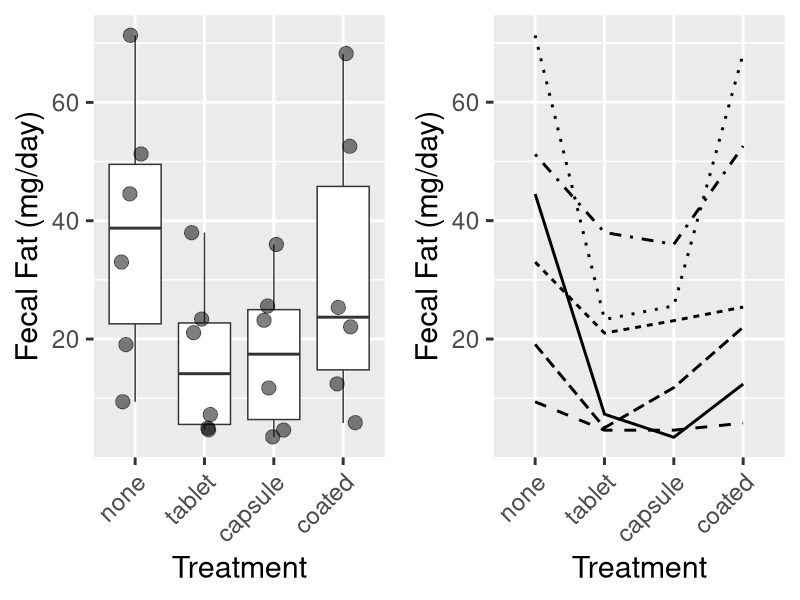
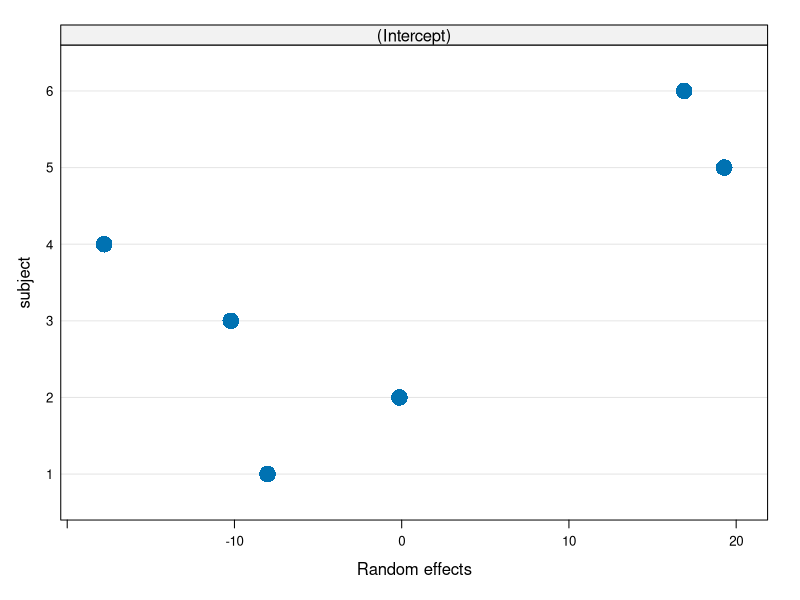
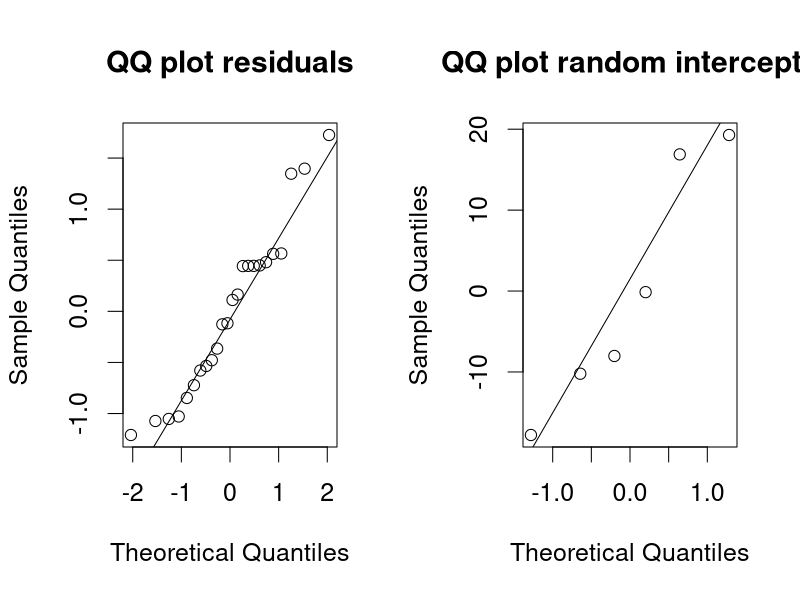
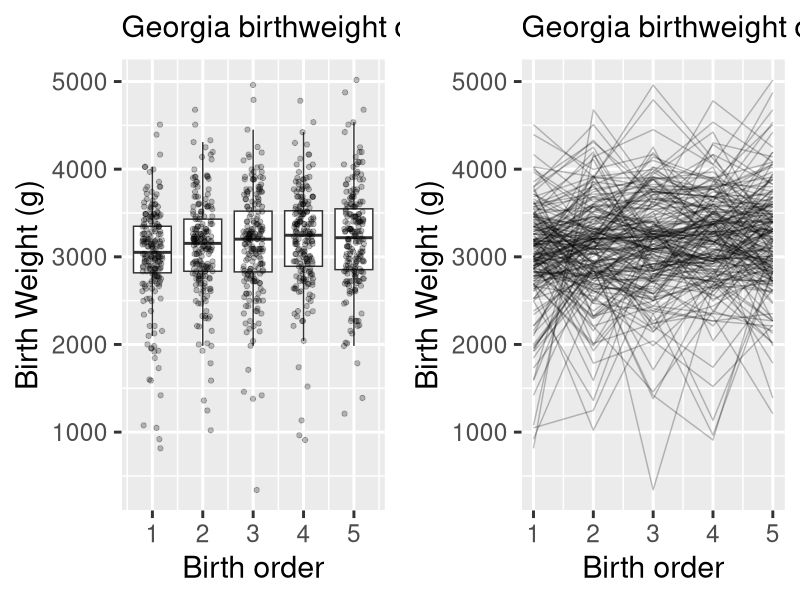
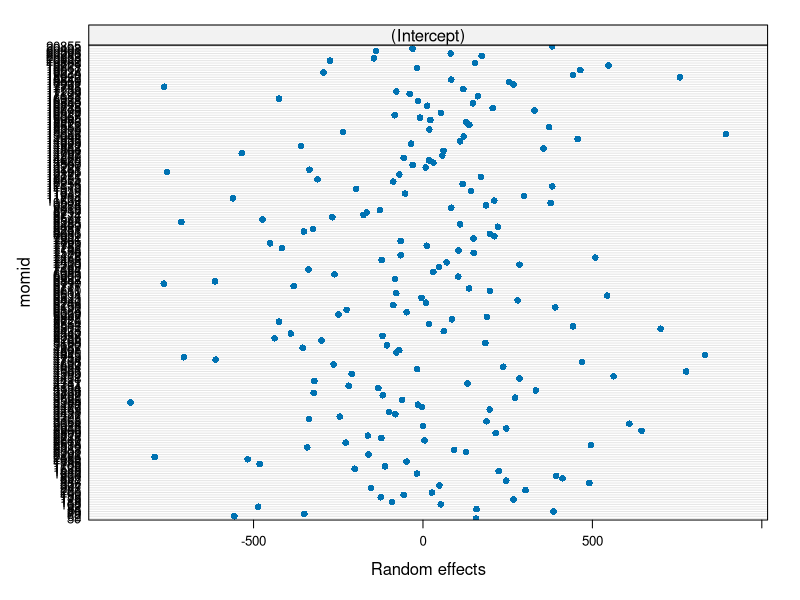

Recreate these plots in R, in order.
## ---- chunk 1
suppressPackageStartupMessages({
  library(tidyverse)
  library(ggplot2)
  library(gridExtra)
})
dat <- read.csv("fecfat.csv") %>%
  mutate(pilltype = factor(pilltype, levels = c("none", "tablet", "capsule", "coated"))) %>%
  mutate(subject = factor(subject))
## ---- chunk 2
p1 <- ggplot(dat, aes(pilltype, fecfat)) +
  geom_boxplot(outlier.shape = NA) +
  geom_jitter(width = 0.2, aes(size = 1.5), alpha = 0.5) +
  theme_grey(base_size = 22) +
  theme(legend.position = "none") +
  theme(axis.text.x = element_text(
    angle = 45,
    vjust = 1,
    hjust = 1
  )) +
  xlab("Treatment") + ylab("Fecal Fat (mg/day)")
p2 <-
  ggplot(dat, aes(
    x = pilltype,
    y = fecfat,
    group = subject,
    lty = subject
  )) +
  geom_line(size = 1) +
  theme_grey(base_size = 22) +
  theme(legend.position = "none") +
  theme(axis.text.x = element_text(
    angle = 45,
    vjust = 1,
    hjust = 1
  )) +
  xlab("Treatment") + ylab("Fecal Fat (mg/day)")
library(gridExtra)
grid.arrange(p1, p2, ncol = 2)
## ---- chunk 3
library(nlme)
fitmix <- nlme::lme(fecfat ~ pilltype, 
                    data = dat, 
                    random =  ~ 1 | subject)
## ---- chunk 4
##Shortcut for calculating ICC from an lme object:
ICClme <- function(out) {
  varests <- as.numeric(VarCorr(out)[1:2])
  varests[1] / sum(varests)
}
## ---- chunk 5
fitmix
## ---- chunk 6
par(cex = 2)
plot(ranef(fitmix), cex = 2)
## ---- chunk 7
par(mfrow = c(1, 2), cex = 1.5)
qqnorm(residuals(fitmix, type = "pearson"), main = "QQ plot residuals")
qqline(residuals(fitmix, type = "pearson"))
qqnorm(ranef(fitmix)[, 1], main = "QQ plot random intercepts")
qqline(ranef(fitmix)[, 1])
## ---- chunk 8
summary(fitmix)
## ---- chunk 9
intervals(fitmix)
## ---- chunk 10
library(nlme)
fitmix <- nlme::lme(fecfat ~ pilltype, 
                    data = dat, 
                    random =  ~ 1 | subject)
## ---- chunk 11
ga <- read_csv("gababies.csv") %>%
  mutate(momage = na_if(momage, 99)) %>%
  mutate(agebin = cut(initage, breaks = c(0, 20, 100))) %>%
  mutate(momid = factor(momid)) %>%
  mutate(lowbrth = recode_factor(lowbrth, `0` = "normal", `1` = "low"))
## ---- chunk 12
p1 <- ggplot(ga, aes(x = birthord, group = birthord, y = bweight)) +
  geom_boxplot(notch = FALSE, outlier.shape = NA) +
  geom_jitter(width=0.2, col = "black", alpha = 0.25) +
  theme_grey(base_size = 22) + 
  labs(subtitle = "Georgia birthweight dataset") +
  xlab("Birth order") + ylab("Birth Weight (g)")
p2 <- ggplot(ga, aes(x = birthord, y = bweight, group = momid)) +
  geom_line(alpha = 0.25) +
  theme_grey(base_size = 22) + 
  theme(legend.position = "none") +
  labs(subtitle = "Georgia birthweight dataset") +
  xlab("Birth order") + ylab("Birth Weight (g)")
library(gridExtra)
grid.arrange(p1, p2, ncol=2)
## ---- chunk 13
library(nlme)
gafit1 <- lme(bweight ~ birthord, data=ga, random=~1|momid)
## ---- chunk 14
plot(ranef(gafit1))
## ---- chunk 15
summary(gafit1)
## ---- chunk 16
intervals(gafit1, which = "all")
## ---- chunk 17
gafit.gee <- gee::gee(bweight ~ birthord,
                      corstr = "exchangeable",
                      id = momid,
                      data = ga)
## ---- chunk 18
summary(gafit.gee)
